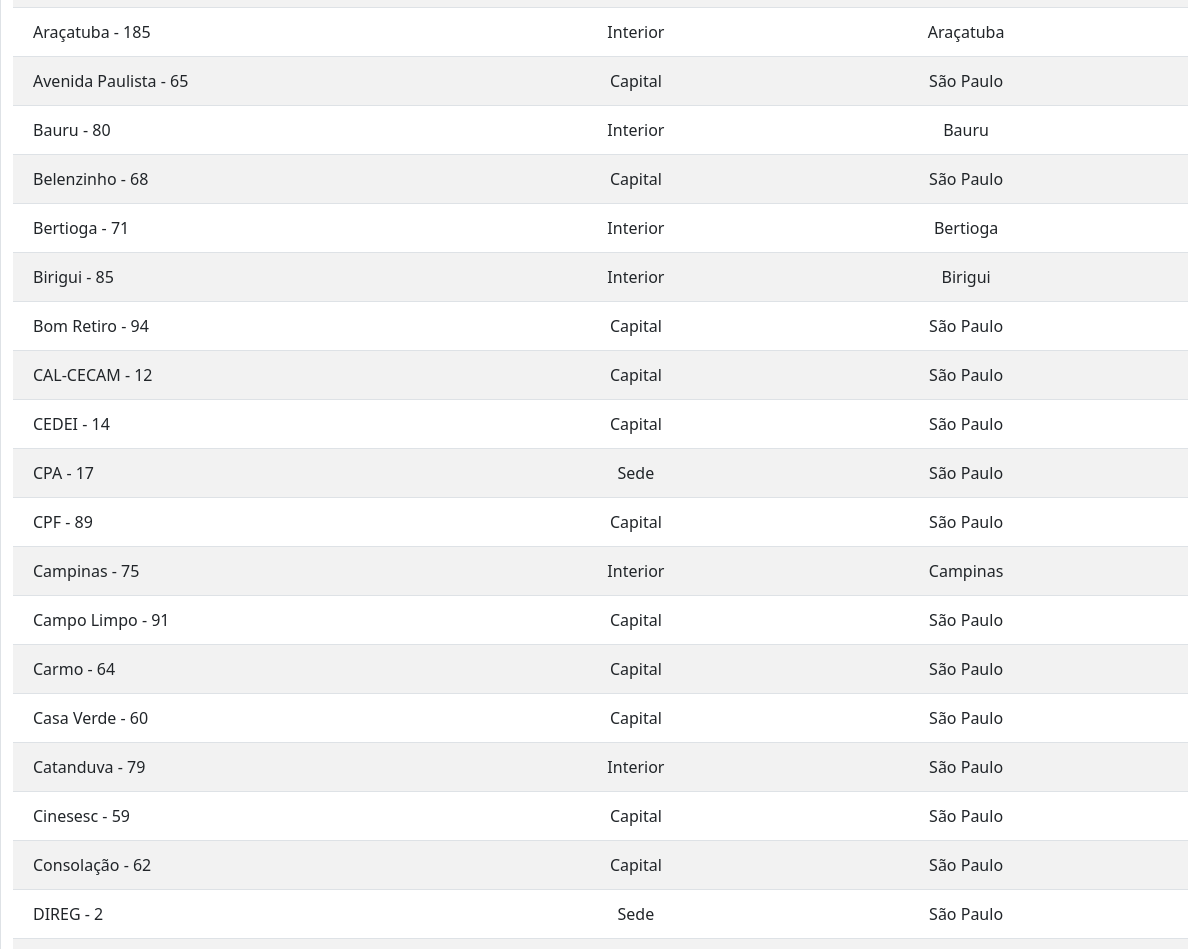
Before: /unidades (middle part) with the older database file.
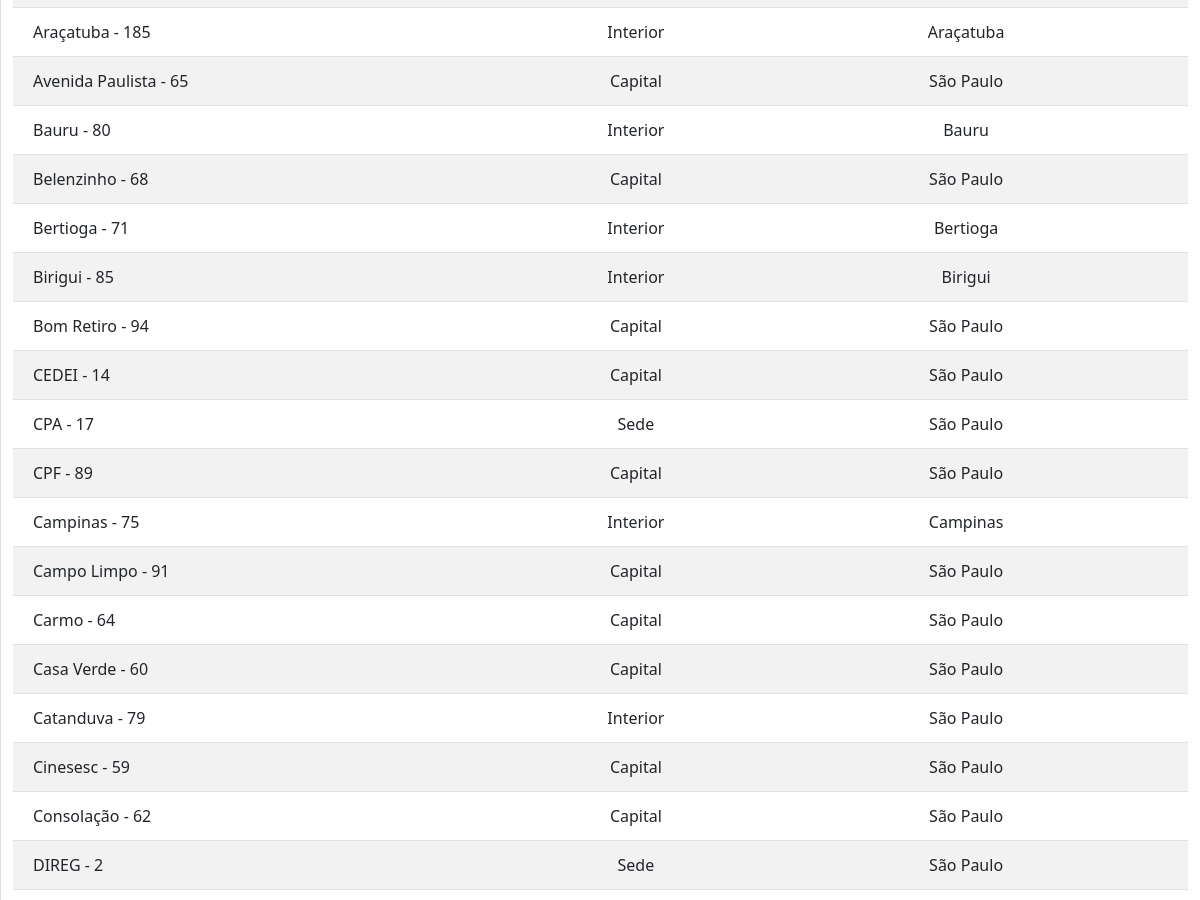
After: the same page with the newer database file.
### create_user_app/models.py (models this page shows, shortened)
class Unidade(models.Model):
    nomeUo = models.CharField(blank=False, null=False,max_length=30)
    numeroUo = models.CharField(blank=False, null=False,max_length=10)
    nomeUOnoAD = models.CharField(blank=False, null=False,max_length=100)
    grupoUo = models.CharField(blank=True, null=True,max_length=500)
    cidadeUo = models.CharField(blank=False, null=False,max_length=500,default='São Paulo')
    LOCAL_CHOICES = (
        ('capital','CAPITAL'),
        ('interior', 'INTERIOR'),
        ('sede','SEDE'),
    )
    ESTADO_CHOICES = (
        ('SP','SP'),
        ('outros','OUTROS')
    )
    local = models.CharField(max_length=10, choices=LOCAL_CHOICES, default='capital')
    estado = models.CharField(max_length=10, choices=ESTADO_CHOICES, default='SP')
    class Meta:
      ordering = ['nomeUo']

### atendimentosistema/views.py (the view)
# urls.py: path('unidades', lista_uo, name='lista_uo'),
def lista_uo(request):
    unidades = Unidade.objects.all().order_by('nomeUo')
    return render(request, 'lista_uo.html', {'unidades':unidades})

### templates/lista_uo.html (shortened to what this page needs)
{% extends 'partials/base.html' %}
{% load static %}
{% block main %}
<div class="table-responsive  ">
    <table class="table table-striped table-sm  ">
        {% for unidade in unidades %}
        <tr>
            <td>
                <a class="nav-link text-dark text-left">{{unidade.nomeUo}} - {{unidade.numeroUo}} </a>
            </td>
            <td>
                <a class="nav-link text-dark text-center text-capitalize">{{unidade.local}} </a>
            </td>
            <td>
                <a class="nav-link text-dark text-center">{{unidade.cidadeUo}} </a>
            </td>
        </tr>
        {% endfor %}
    </table>
</div>
{% endblock %}

### templates/partials/base.html (shortened to what this page needs)
{% load static  %}
<!DOCTYPE html>
<html lang="en">
<head>
  <link href="{% static 'assets/css/bootstrap.min.css' %}" rel="stylesheet">
  <link href="{% static 'assets/css/styles.css' %}" rel="stylesheet" />
  <link href="{% static 'custom/css/custom.css' %}" rel="stylesheet">
</head>
<body class="sb-sidenav-toggled">
  <div class="d-flex" id="wrapper">
    <div id="page-content-wrapper">
      <div class="container-fluid">
        {% block main %}
        {% endblock %}
      </div>
    </div>
  </div>
</body>
</html>

Changed rows visible on the page:
removed Unidade: nomeUo "CAL-CECAM", numeroUo "12", local "Capital", cidadeUo "São Paulo"
